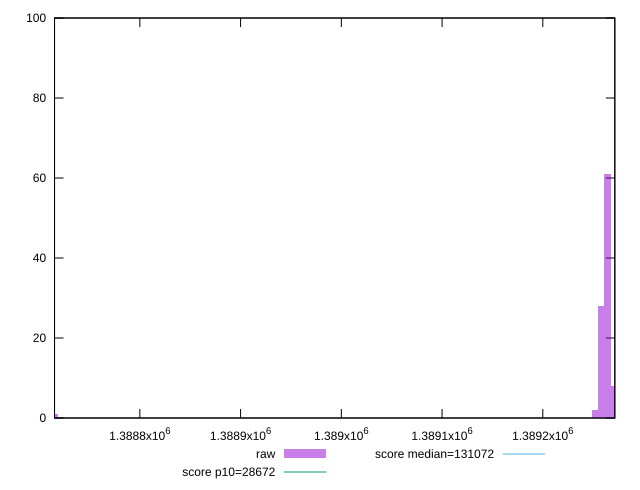

Source code (gnuplot):
reset

$raw <<EOF
1388716.0084576875 1
1389264.2993136575 61
1389258.138742242 28
1389251.9781708266 2
1389270.4598850727 8
EOF

set key outside below
set boxwidth 6.160571415392101
set xrange [1388715.3069473305:1389271.487462089]
set yrange [0:100]
set trange [0:100]
set style fill transparent solid 0.5 noborder

set parametric
set terminal svg size 640, 490 enhanced background rgb 'white'
set output "report_00015_2021-02-09T16-11-33.973Z/uses-long-cache-ttl/samples/pages+cached/raw/histogram.svg"

plot $raw title "raw" with boxes, \
     28672,t title "score p10=28672", \
     131072,t title "score median=131072"

reset
